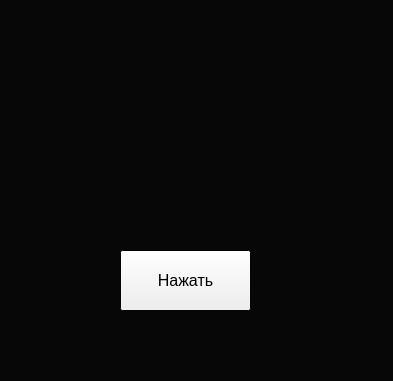
<?xml version="1.0" encoding="UTF-8"?>
<ui version="4.0">
 <class>Yellow_rounds</class>
 <widget class="QWidget" name="Yellow_rounds">
  <property name="geometry">
   <rect>
    <x>0</x>
    <y>0</y>
    <width>393</width>
    <height>381</height>
   </rect>
  </property>
  <property name="palette">
   <palette>
    <active>
     <colorrole role="Base">
      <brush brushstyle="SolidPattern">
       <color alpha="255">
        <red>255</red>
        <green>255</green>
        <blue>255</blue>
       </color>
      </brush>
     </colorrole>
     <colorrole role="Window">
      <brush brushstyle="SolidPattern">
       <color alpha="255">
        <red>7</red>
        <green>7</green>
        <blue>7</blue>
       </color>
      </brush>
     </colorrole>
    </active>
    <inactive>
     <colorrole role="Base">
      <brush brushstyle="SolidPattern">
       <color alpha="255">
        <red>255</red>
        <green>255</green>
        <blue>255</blue>
       </color>
      </brush>
     </colorrole>
     <colorrole role="Window">
      <brush brushstyle="SolidPattern">
       <color alpha="255">
        <red>7</red>
        <green>7</green>
        <blue>7</blue>
       </color>
      </brush>
     </colorrole>
    </inactive>
    <disabled>
     <colorrole role="Base">
      <brush brushstyle="SolidPattern">
       <color alpha="255">
        <red>7</red>
        <green>7</green>
        <blue>7</blue>
       </color>
      </brush>
     </colorrole>
     <colorrole role="Window">
      <brush brushstyle="SolidPattern">
       <color alpha="255">
        <red>7</red>
        <green>7</green>
        <blue>7</blue>
       </color>
      </brush>
     </colorrole>
    </disabled>
   </palette>
  </property>
  <property name="windowTitle">
   <string>Рисование желтых кругов</string>
  </property>
  <widget class="QPushButton" name="btn_paint">
   <property name="geometry">
    <rect>
     <x>120</x>
     <y>250</y>
     <width>131</width>
     <height>61</height>
    </rect>
   </property>
   <property name="font">
    <font>
     <pointsize>12</pointsize>
    </font>
   </property>
   <property name="text">
    <string>Нажать</string>
   </property>
  </widget>
 </widget>
 <resources/>
 <connections/>
</ui>
